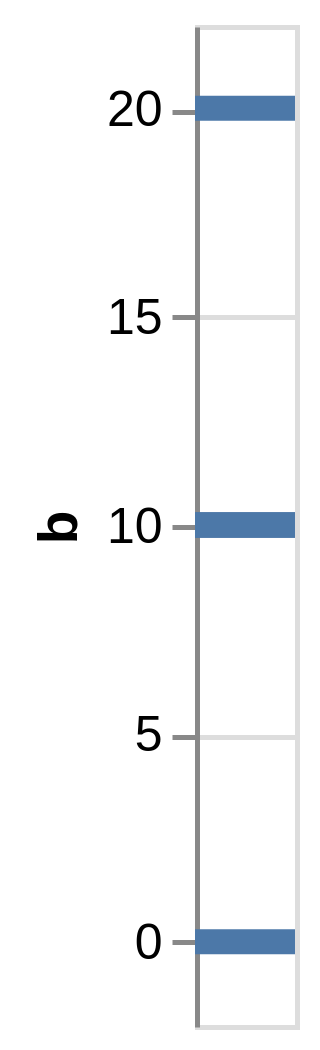

Vega-Lite specification for this chart:
### Vega specification from a JSON file in a GitHub repository (floating-point values rounded to 4 significant figures)
{"$schema": "https://vega.github.io/schema/vega/v5.json", "description": "A simple bar chart with embedded data.", "background": "white", "padding": 5, "width": 20, "height": 200, "style": "cell", "data": [{"name": "source_0", "values": [{"b": 0}, {"b": 10}, {"b": 10}, {"b": 10}, {"b": 10}, {"b": 20}]}, {"name": "data_0", "source": "source_0", "transform": [{"type": "filter", "expr": "isValid(datum[\"b\"]) && isFinite(+datum[\"b\"])"}]}], "marks": [{"name": "marks", "type": "rect", "style": ["bar"], "from": {"data": "data_0"}, "encode": {"update": {"fill": {"value": "#4c78a8"}, "ariaRoleDescription": {"value": "bar"}, "description": {"signal": "\"b: \" + (format(datum[\"b\"], \"\"))"}, "x": {"field": {"group": "width"}}, "x2": {"value": 0}, "yc": {"scale": "y", "field": "b"}, "height": {"value": 5}}}}], "scales": [{"name": "y", "type": "linear", "domain": {"data": "data_0", "field": "b"}, "range": [{"signal": "height"}, 0], "nice": true, "zero": false, "padding": 5}], "axes": [{"scale": "y", "orient": "left", "grid": true, "tickCount": {"signal": "ceil(height/40)"}, "domain": false, "labels": false, "aria": false, "maxExtent": 0, "minExtent": 0, "ticks": false, "zindex": 0}, {"scale": "y", "orient": "left", "grid": false, "title": "b", "labelOverlap": true, "tickCount": {"signal": "ceil(height/40)"}, "zindex": 0}]}
